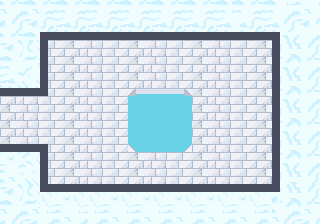

A level layout from a 2D game, rendered from its tile map. Below: a short description, then the map file with tile-grid data replaced by summaries:
An orthogonal 40x28 tile map with 8x8 px tiles, 3 tile layers (gfx, walls, holes) and 3 objects (2x Enemy, Item).

<map version="1.10" tiledversion="1.10.2" orientation="orthogonal" renderorder="right-down" width="40" height="28" tilewidth="8" tileheight="8" infinite="0" nextlayerid="5" nextobjectid="11">
 <tileset firstgid="1" source="sky-temple.tsx" />
 <layer id="1" name="gfx" width="40" height="28">
  <data>[1120 cells, 1120 non-empty, 151 distinct tile ids]</data>
 </layer>
 <layer id="2" name="walls" width="40" height="28">
  <data>[1120 cells, 100 non-empty, 1 distinct tile ids]</data>
 </layer>
 <layer id="3" name="holes" width="40" height="28">
  <data>[1120 cells, 54 non-empty, 1 distinct tile ids]</data>
 </layer>
 <objectgroup id="4" name="objs">
  <object id="6" name="HeartItem" type="Item" x="80" y="64">
   <point />
  </object>
  <object id="7" name="Archer" type="Enemy" x="240" y="120">
   <properties>
    <property name="flags" type="int" value="3" />
    <property name="health" type="int" value="1" />
    <property name="strength" type="int" value="1" />
   </properties>
   <point />
  </object>
  <object id="8" name="Archer" type="Enemy" x="176" y="64">
   <properties>
    <property name="walk" value="L120,R120" />
   </properties>
   <point />
  </object>
 </objectgroup>
</map>
